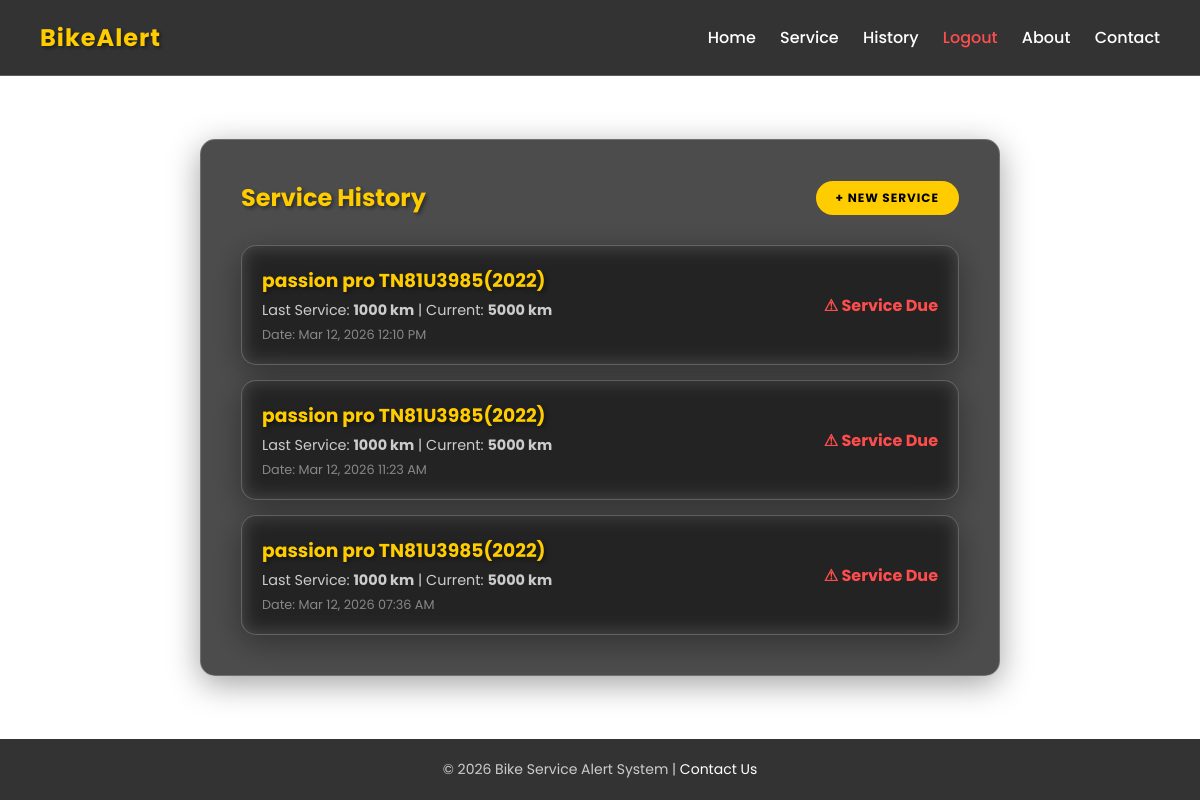
The app's page /history/ (signed in) with its own data.
### service/models.py (models this page shows, shortened)
class BikeService(models.Model):
    user = models.ForeignKey(User, on_delete=models.CASCADE, null=True, blank=True)
    model = models.CharField(max_length=100)
    total_km = models.IntegerField()
    last_service_km = models.IntegerField()
    phone = models.CharField(max_length=15)
    email = models.EmailField()
    created_at = models.DateTimeField(auto_now_add=True)

### service_app/views.py (the view)
# urls.py: path("history/", views.history_page, name="history"),
@login_required(login_url='login')
def history_page(request):
    services = BikeService.objects.filter(user=request.user).order_by('-created_at')
    return render(request, "history.html", {'services': services})

### service_app/templates/history.html (shortened to what this page needs)
{% extends 'base.html' %}
{% block content %}
<div class="glass-panel" style="width: 100%; max-width: 800px; padding: 40px; margin: auto;">
    <div style="display: flex; justify-content: space-between; align-items: center; margin-bottom: 30px;">
        <h2>Service History</h2>
        <a href="{% url 'service' %}" class="btn" style="padding: 8px 20px; font-size: 12px;">+ New Service</a>
    </div>
    {% if services %}
    <div style="display: flex; flex-direction: column; gap: 15px;">
        {% for service in services %}
        <div class="glass-panel"
            style="padding: 20px; background: rgba(255,255,255,0.05); display: flex; justify-content: space-between; align-items: center;">
            <div>
                <h3 style="color: var(--primary); margin-bottom: 5px;">{{ service.model }}</h3>
                <p style="font-size: 0.9rem; color: #ccc;">
                    Last Service: <strong>{{ service.last_service_km }} km</strong> |
                    Current: <strong>{{ service.total_km }} km</strong>
                </p>
                <p style="font-size: 0.8rem; color: #888; margin-top: 5px;">
                    Date: {{ service.created_at|date:"M d, Y h:i A" }}
                </p>
            </div>
            <div style="text-align: right;">
                {% if service.total_km|add:"-2500" >= service.last_service_km %}
                <span style="color: var(--danger); font-weight: bold;">⚠ Service Due</span>
                {% else %}
                <span style="color: var(--success); font-weight: bold;">✔ Healthy</span>
                {% endif %}
            </div>
        </div>
        {% endfor %}
    </div>
    {% else %}
    <div style="text-align: center; padding: 40px;">
        <p style="font-size: 1.2rem; color: #bbb;">No service records found.</p>
        <a href="{% url 'service' %}" style="color: var(--primary); margin-top: 10px; display: inline-block;">Check your
            first service now</a>
    </div>
    {% endif %}
</div>
{% endblock %}

### service_app/templates/base.html (shortened to what this page needs)
{% load static %}
<!DOCTYPE html>
<html lang="en">
<head>
    <link rel="stylesheet" href="{% static 'service_app/css/style.css' %}">
</head>
<body>
    <header>
        <h1><a href="{% url 'home' %}" style="color:var(--primary);">BikeAlert</a></h1>
        <nav>
            <a href="{% url 'home' %}">Home</a>
            {% if user.is_authenticated %}
            <a href="{% url 'service' %}">Service</a>
            <a href="{% url 'history' %}">History</a>
            <a href="{% url 'logout' %}" style="color:var(--danger);">Logout</a>
            {% else %}
            <a href="{% url 'login' %}">Login</a>
            <a href="{% url 'register' %}">Register</a>
            {% endif %}
            <a href="{% url 'about' %}">About</a>
            <a href="{% url 'contact' %}">Contact</a>
        </nav>
    </header>
    <main
        style="flex: 1; display: flex; flex-direction: column; justify-content: center; align-items: center; padding: 20px;">
        {% block content %}
        {% endblock %}
    </main>
    <footer>
        &copy; 2026 Bike Service Alert System | <a href="{% url 'contact' %}">Contact Us</a>
    </footer>
</body>
</html>

### service_app/static/service_app/css/style.css (style rules this page uses)
:root { --primary: #ffcc00; --primary-hover: #e6b800; --dark-bg: #121212; --glass-bg: rgba(255, 255, 255, 0.1); --glass-border: rgba(255, 255, 255, 0.2); --text-light: #ffffff; --text-dim: #cccccc; --danger: #ff4d4d; --success: #4CAF50; --font-main: 'Poppins', sans-serif; }
* { margin: 0; padding: 0; box-sizing: border-box; font-family: var(--font-main); }
body { background: url("https://images.unsplash.com/photo-1518655048521-f130df041f66?auto=format&fit=crop&w=1500&q=80") no-repeat center center fixed; background-size: cover; color: var(--text-light); min-height: 100vh; display: flex; flex-direction: column; }
.glass-panel { background: rgba(0, 0, 0, 0.7); backdrop-filter: blur(10px); -webkit-backdrop-filter: blur(10px); border: 1px solid var(--glass-border); border-radius: 15px; box-shadow: 0 8px 32px 0 rgba(0, 0, 0, 0.37); }
h1, h2, h3 { color: var(--primary); text-shadow: 2px 2px 4px rgba(0,0,0,0.5); }
a { text-decoration: none; color: var(--text-light); transition: 0.3s ease; }
header { padding: 20px 40px; background: rgba(0, 0, 0, 0.8); display: flex; justify-content: space-between; align-items: center; position: sticky; top: 0; z-index: 1000; border-bottom: 1px solid var(--glass-border); }
header h1 { font-size: 24px; letter-spacing: 1px; }
header nav a { margin-left: 20px; font-size: 16px; font-weight: 500; }
.btn { display: inline-block; padding: 12px 30px; background: var(--primary); color: #000; border-radius: 50px; font-weight: bold; border: none; cursor: pointer; transition: all 0.3s ease; text-transform: uppercase; font-size: 14px; letter-spacing: 1px; }
footer { margin-top: auto; padding: 20px; text-align: center; background: rgba(0, 0, 0, 0.8); font-size: 14px; color: var(--text-dim); }

### records on screen
BikeService: model "passion pro TN81U3985(2022)", last_service_km "1000", total_km "5000", created_at "Mar 12, 2026 12:10 PM", shows "⚠ Service Due"
BikeService: model "passion pro TN81U3985(2022)", last_service_km "1000", total_km "5000", created_at "Mar 12, 2026 11:23 AM", shows "⚠ Service Due"
BikeService: model "passion pro TN81U3985(2022)", last_service_km "1000", total_km "5000", created_at "Mar 12, 2026 07:36 AM", shows "⚠ Service Due"
